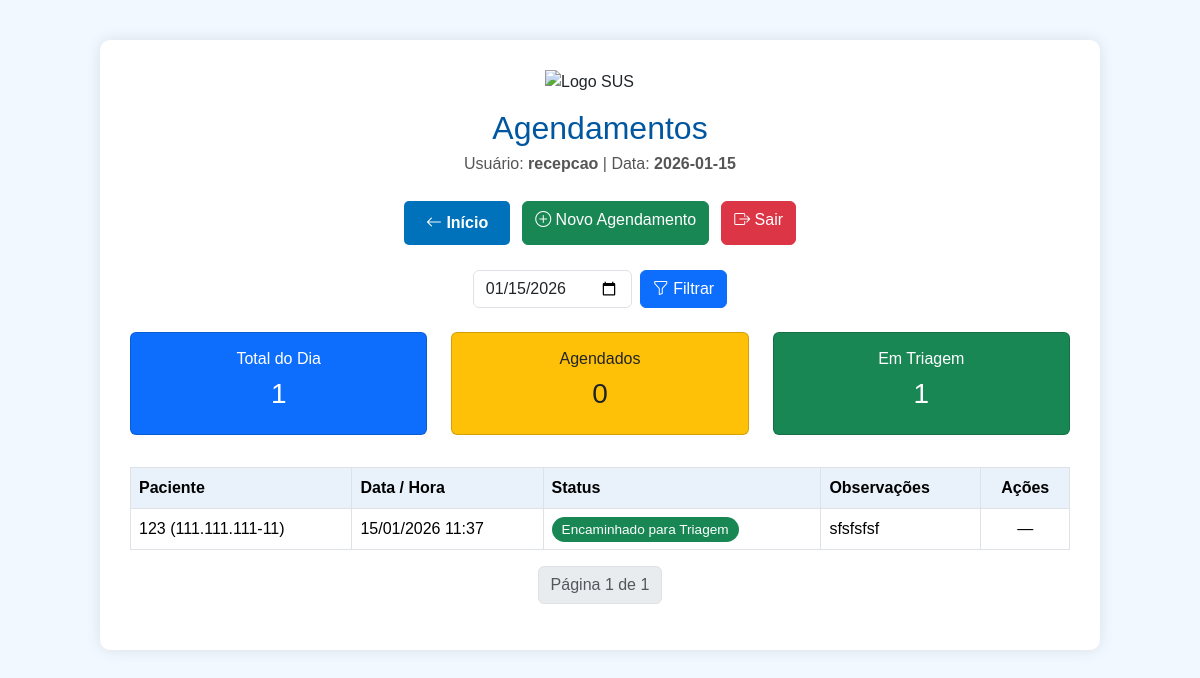
The app's page /agendamento/ (signed in), older data.
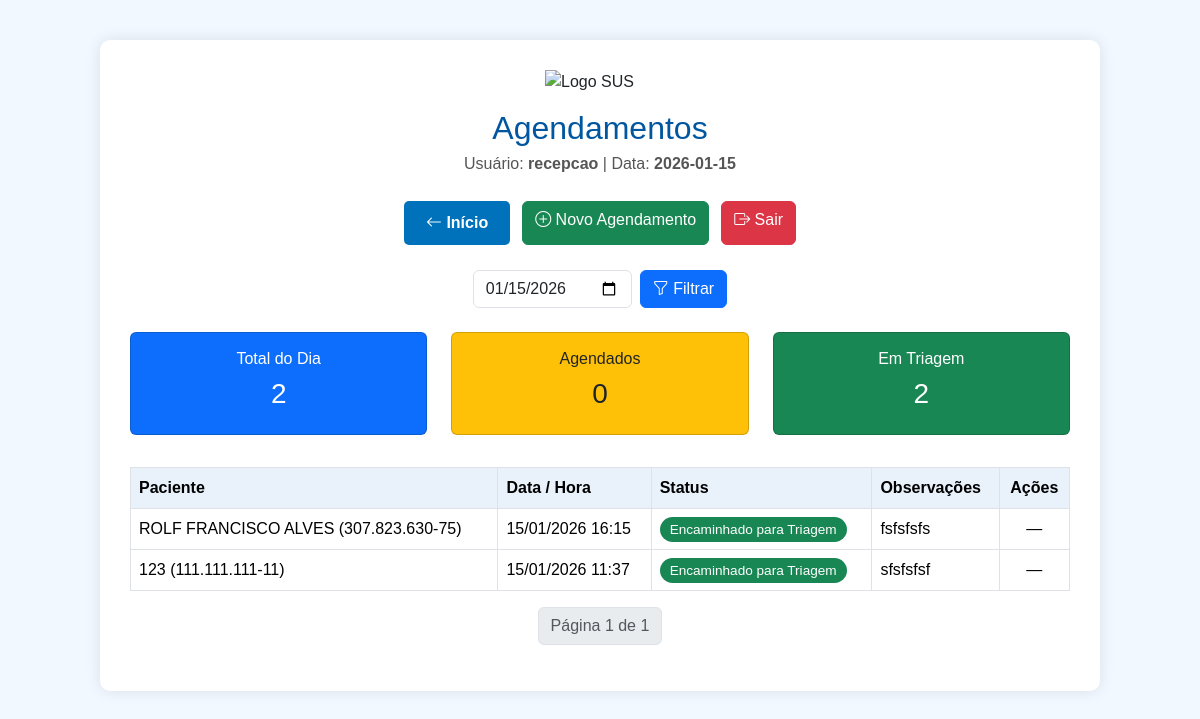
The same page, newer data.
### agendamento/models.py (models this page shows, shortened)
class Agendamento(models.Model):
    STATUS_CHOICES = [
        ('AG', 'Agendado'),
        ('TR', 'Encaminhado para Triagem'),
        ('AT', 'Atendido'),
        ('CN', 'Cancelado'),
    ]
    paciente = models.ForeignKey(Paciente, on_delete=models.CASCADE)
    data_hora = models.DateTimeField()
    encaminhado_por = models.ForeignKey(settings.AUTH_USER_MODEL, on_delete=models.SET_NULL, null=True, blank=True)
    status = models.CharField(max_length=2, choices=STATUS_CHOICES, default='AG')
    observacoes = models.TextField(blank=True, null=True)

### paciente/models.py (models this page shows)
class Paciente(models.Model):
    nome = models.CharField(max_length=100)
    nome_social = models.CharField(max_length=100, blank=True, null=True)
    nome_mae = models.CharField(max_length=100)
    nome_pai = models.CharField(max_length=100, blank=True, null=True)
    cpf = models.CharField(
        max_length=14,
        unique=True,
        validators=[
            RegexValidator(
                r'^\d{3}\.\d{3}\.\d{3}-\d{2}$',
                'CPF inválido! Use XXX.XXX.XXX-XX'
            )
        ]
    )
    data_nascimento = models.DateField()
    SEXO_BIOLOGICO_CHOICES = [
        ('M', 'Masculino'),
        ('F', 'Feminino'),
        ('I', 'Intersexo'),
    ]
    sexo_biologico = models.CharField(max_length=1, choices=SEXO_BIOLOGICO_CHOICES)
    identidade_genero = models.CharField(max_length=50)
    orientacao_sexual = models.CharField(max_length=50)
    NACIONALIDADE_CHOICES = [
        ('BRASILEIRA', 'Brasileira'),
        ('ARGENTINA', 'Argentina'),
        ('BOLIVIANA', 'Boliviana'),
        ('CHILENA', 'Chilena'),
        ('COLOMBIANA', 'Colombiana'),
        ('PARAGUAIA', 'Paraguaia'),
        ('PERUANA', 'Peruana'),
        ('URUGUAIA', 'Uruguaia'),
        ('VENEZUELANA', 'Venezuelana'),
        ('OUTRA', 'Outra'),
    ]
    nacionalidade = models.CharField(
        max_length=20,
        choices=NACIONALIDADE_CHOICES,
        default='BRASILEIRA'
    )
    naturalidade = models.CharField(max_length=100)
    RACA_COR_CHOICES = [
        ('BRANCA', 'Branca'),
        ('PRETA', 'Preta'),
        ('PARDA', 'Parda'),
        ('AMARELA', 'Amarela'),
        ('INDIGENA', 'Indígena'),
    ]
    raca_cor = models.CharField(max_length=10, choices=RACA_COR_CHOICES)
    ESTADO_CIVIL_CHOICES = [
        ('SOLTEIRO', 'Solteiro(a)'),
        ('CASADO', 'Casado(a)'),
        ('DIVORCIADO', 'Divorciado(a)'),
        ('VIUVO', 'Viúvo(a)'),
        ('UNIAO_ESTAVEL', 'União Estável'),
    ]
    estado_civil = models.CharField(max_length=20, choices=ESTADO_CIVIL_CHOICES)
    ESCOLARIDADE_CHOICES = [
        ('SEM_INSTRUCAO', 'Sem instrução'),
        ('FUNDAMENTAL_INCOMPLETO', 'Fundamental incompleto'),
        ('FUNDAMENTAL_COMPLETO', 'Fundamental completo'),
        ('MEDIO_INCOMPLETO', 'Médio incompleto'),
        ('MEDIO_COMPLETO', 'Médio completo'),
        ('SUPERIOR_INCOMPLETO', 'Superior incompleto'),
        ('SUPERIOR_COMPLETO', 'Superior completo'),
        ('POS_GRADUACAO', 'Pós-graduação'),
        ('MESTRADO', 'Mestrado'),
        ('DOUTORADO', 'Doutorado'),
    ]
    escolaridade = models.CharField(max_length=30, choices=ESCOLARIDADE_CHOICES)
    profissao = models.CharField(max_length=50)
    rg = models.CharField(max_length=20)
    orgao_emissor = models.CharField(max_length=10)
    UF_CHOICES = [
        ('AC','AC'), ('AL','AL'), ('AP','AP'), ('AM','AM'),
        ('BA','BA'), ('CE','CE'), ('DF','DF'), ('ES','ES'),
        ('GO','GO'), ('MA','MA'), ('MT','MT'), ('MS','MS'),
        ('MG','MG'), ('PA','PA'), ('PB','PB'), ('PR','PR'),
        ('PE','PE'), ('PI','PI'), ('RJ','RJ'), ('RN','RN'),
        ('RS','RS'), ('RO','RO'), ('RR','RR'), ('SC','SC'),
        ('SP','SP'), ('SE','SE'), ('TO','TO'),
    ]
    uf_rg = models.CharField(max_length=2, choices=UF_CHOICES)
    cep = models.CharField(
        max_length=9,
        validators=[
            RegexValidator(
                r'^\d{5}-\d{3}$',
                'CEP inválido! Use XXXXX-XXX'
            )
        ]
    )
    endereco = models.CharField(max_length=100)
    numero = models.CharField(max_length=10)
    complemento = models.CharField(max_length=50, blank=True, null=True)
    bairro = models.CharField(max_length=50)
    municipio = models.CharField(max_length=50)
    uf = models.CharField(max_length=2, choices=UF_CHOICES)
    ZONA_CHOICES = [
        ('URBANA', 'Urbana'),
        ('RURAL', 'Rural'),
    ]
    zona = models.CharField(max_length=6, choices=ZONA_CHOICES)
    telefone_fixo = models.CharField(
        max_length=15,
        blank=True,
        null=True,
        validators=[
            RegexValidator(
                r'^\(\d{2}\)\s\d{4}-\d{4}$',
                'Telefone inválido! Use (XX) XXXX-XXXX'
            )
        ]
    )
    celular = models.CharField(
        max_length=15,
        validators=[
            RegexValidator(
                r'^\(\d{2}\)\s\d{5}-\d{4}$',
                'Celular inválido! Use (XX) XXXXX-XXXX'
            )
        ]
    )
    whatsapp = models.BooleanField(default=False)
    email = models.EmailField(blank=True, null=True)
    cartao_sus = models.CharField(max_length=18, blank=True, null=True)
    criado_por = models.ForeignKey(
        User,
        on_delete=models.SET_NULL,
        null=True,
        blank=True,
        related_name='pacientes_criados'
    )
    data_criacao = models.DateTimeField(default=timezone.now, editable=False)
    data_atualizacao = models.DateTimeField(auto_now=True)
    def __str__(self):
        return f"{self.nome} ({self.cpf})"

### agendamento/views.py (the view)
# urls.py: path('', views.agendamento_list, name='agendamento_list'),
@login_required
def agendamento_list(request):
    hoje = timezone.localdate()
    data_filtro = request.GET.get('data')
    if data_filtro:
        agendamentos_qs = Agendamento.objects.filter(
            data_hora__date=data_filtro
        )
        data_template = data_filtro
    else:
        agendamentos_qs = Agendamento.objects.filter(
            data_hora__date=hoje
        )
        data_template = hoje.strftime('%Y-%m-%d')
    agendamentos_qs = agendamentos_qs.order_by('-data_hora')
    status_dict = dict(Counter(ag.status for ag in agendamentos_qs))
    total_agendamentos = agendamentos_qs.count()
    paginator = Paginator(agendamentos_qs, 10)
    page_number = request.GET.get('page')
    agendamentos = paginator.get_page(page_number)
    return render(request, 'agendamento_list.html', {
        'agendamentos': agendamentos,
        'total_agendamentos': total_agendamentos,
        'status_dict': status_dict,
        'data_filtro': data_template,
    })

### agendamento/templates/agendamento_list.html (shortened to what this page needs)
<!DOCTYPE html>
<html lang="pt-br">
<head>
<link rel="stylesheet" href="https://cdn.jsdelivr.net/npm/bootstrap@5.3.2/dist/css/bootstrap.min.css">
<link rel="stylesheet" href="https://cdn.jsdelivr.net/npm/bootstrap-icons@1.10.5/font/bootstrap-icons.css">
</head>
<body>
<div class="container">
<img src="https://www.gov.br/saude/pt-br/composicao/secretarias/saps/logos/logo-sus.png" class="logo" alt="Logo SUS">
    <h2>Agendamentos</h2>
    <div class="subtitulo">
        Usuário: <strong>{{ user.username }}</strong> |
        Data: <strong>{{ data_filtro }}</strong>
    </div>
    <div class="button-group">
        <a href="../recepcao" class="btn-padrao">
            <i class="bi bi-arrow-left"></i> Início
        </a>
        <a href="{% url 'agendamento_create' %}" class="btn btn-success">
            <i class="bi bi-plus-circle"></i> Novo Agendamento
        </a>
        <a href="{% url 'logout' %}" class="btn btn-danger">
            <i class="bi bi-box-arrow-right"></i> Sair
        </a>
    </div>
    <form method="get" class="row g-2 justify-content-center mb-4">
        <div class="col-auto">
            <input type="date" name="data" value="{{ data_filtro }}" class="form-control">
        </div>
        <div class="col-auto">
            <button type="submit" class="btn btn-primary">
                <i class="bi bi-funnel"></i> Filtrar
            </button>
        </div>
    </form>
    <div class="row mb-4 text-center">
        <div class="col-md-4 mb-2">
            <div class="card bg-primary text-white p-3">
                <h6>Total do Dia</h6>
                <h3>{{ total_agendamentos }}</h3>
            </div>
        </div>
        <div class="col-md-4 mb-2">
            <div class="card bg-warning text-dark p-3">
                <h6>Agendados</h6>
                <h3>{{ status_dict.AG|default:0 }}</h3>
            </div>
        </div>
        <div class="col-md-4 mb-2">
            <div class="card bg-success text-white p-3">
                <h6>Em Triagem</h6>
                <h3>{{ status_dict.TR|default:0 }}</h3>
            </div>
        </div>
    </div>
    <table class="table table-bordered table-hover">
        <thead>
            <tr>
                <th>Paciente</th>
                <th>Data / Hora</th>
                <th>Status</th>
                <th>Observações</th>
                <th class="text-center">Ações</th>
            </tr>
        </thead>
        <tbody>
        {% for agendamento in agendamentos %}
            <tr class="{% if agendamento.status == 'TR' %}triagem{% endif %}">
                <td>{{ agendamento.paciente }}</td>
                <td>{{ agendamento.data_hora|date:"d/m/Y H:i" }}</td>
                <td>
                    <span class="status-badge status-{{ agendamento.status }}">
                        {{ agendamento.get_status_display }}
                    </span>
                </td>
                <td>{{ agendamento.observacoes|default:"—" }}</td>
                <td class="text-center">
                    {% if agendamento.status != 'TR' %}
                        <a href="{% url 'enviar_triagem' agendamento.id %}" class="btn btn-warning btn-sm">
                            <i class="bi bi-arrow-repeat"></i> Triagem
                        </a>
                    {% else %}
                        —
                    {% endif %}
                </td>
            </tr>
        {% empty %}
            <tr>
                <td colspan="5" class="text-center text-muted">
                    Nenhum agendamento encontrado para esta data.
                </td>
            </tr>
        {% endfor %}
        </tbody>
    </table>
    <nav>
        <ul class="pagination justify-content-center">
            <li class="page-item disabled">
                <span class="page-link">
                    Página {{ agendamentos.number }} de {{ agendamentos.paginator.num_pages }}
                </span>
            </li>
        </ul>
    </nav>
</div>
</body>
</html>

Row changes from the older to the newer data that the page shows:
added Agendamento: paciente "ROLF FRANCISCO ALVES (307.823.630-75)", data_hora "15/01/2026 16:15", status "Encaminhado para Triagem", observacoes "fsfsfsfs"
Text that changed along with them:
{{ total_agendamentos }}: "1" → "2"
{{ status_dict.TR|default:0 }}: "1" → "2"
